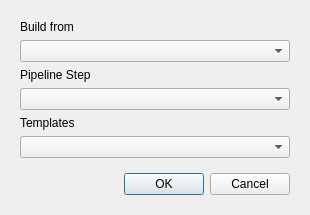
<?xml version="1.0" encoding="UTF-8"?>
<ui version="4.0">
 <class>BuildAssetDialog</class>
 <widget class="QDialog" name="BuildAssetDialog">
  <property name="geometry">
   <rect>
    <x>0</x>
    <y>0</y>
    <width>310</width>
    <height>190</height>
   </rect>
  </property>
  <property name="sizePolicy">
   <sizepolicy hsizetype="Preferred" vsizetype="Preferred">
    <horstretch>0</horstretch>
    <verstretch>0</verstretch>
   </sizepolicy>
  </property>
  <property name="windowTitle">
   <string>Build New Scene</string>
  </property>
  <layout class="QVBoxLayout" name="verticalLayout_3">
   <item>
    <layout class="QVBoxLayout" name="verticalLayout">
     <property name="sizeConstraint">
      <enum>QLayout::SetMinimumSize</enum>
     </property>
     <property name="leftMargin">
      <number>9</number>
     </property>
     <property name="topMargin">
      <number>9</number>
     </property>
     <property name="rightMargin">
      <number>9</number>
     </property>
     <property name="bottomMargin">
      <number>9</number>
     </property>
     <item>
      <widget class="QLabel" name="label">
       <property name="text">
        <string>Build from</string>
       </property>
      </widget>
     </item>
     <item>
      <widget class="QComboBox" name="build_mode_combo_box"/>
     </item>
     <item>
      <widget class="QWidget" name="templateWidget" native="true">
       <property name="sizePolicy">
        <sizepolicy hsizetype="Preferred" vsizetype="Preferred">
         <horstretch>0</horstretch>
         <verstretch>0</verstretch>
        </sizepolicy>
       </property>
       <layout class="QVBoxLayout" name="verticalLayout_2">
        <property name="leftMargin">
         <number>0</number>
        </property>
        <property name="topMargin">
         <number>0</number>
        </property>
        <property name="rightMargin">
         <number>0</number>
        </property>
        <property name="bottomMargin">
         <number>9</number>
        </property>
        <item>
         <widget class="QLabel" name="pipeline_step_label">
          <property name="enabled">
           <bool>true</bool>
          </property>
          <property name="text">
           <string>Pipeline Step</string>
          </property>
         </widget>
        </item>
        <item>
         <widget class="QComboBox" name="pipeline_step_combo_box">
          <property name="enabled">
           <bool>true</bool>
          </property>
         </widget>
        </item>
        <item>
         <widget class="QLabel" name="templates_label">
          <property name="enabled">
           <bool>true</bool>
          </property>
          <property name="minimumSize">
           <size>
            <width>41</width>
            <height>0</height>
           </size>
          </property>
          <property name="text">
           <string>Templates</string>
          </property>
         </widget>
        </item>
        <item>
         <widget class="QComboBox" name="templates_combo_box">
          <property name="enabled">
           <bool>true</bool>
          </property>
         </widget>
        </item>
       </layout>
      </widget>
     </item>
     <item>
      <widget class="QDialogButtonBox" name="build_button_box">
       <property name="orientation">
        <enum>Qt::Horizontal</enum>
       </property>
       <property name="standardButtons">
        <set>QDialogButtonBox::Cancel|QDialogButtonBox::Ok</set>
       </property>
      </widget>
     </item>
    </layout>
   </item>
  </layout>
 </widget>
 <resources/>
 <connections>
  <connection>
   <sender>build_button_box</sender>
   <signal>accepted()</signal>
   <receiver>BuildAssetDialog</receiver>
   <slot>accept()</slot>
   <hints>
    <hint type="sourcelabel">
     <x>248</x>
     <y>254</y>
    </hint>
    <hint type="destinationlabel">
     <x>157</x>
     <y>274</y>
    </hint>
   </hints>
  </connection>
  <connection>
   <sender>build_button_box</sender>
   <signal>rejected()</signal>
   <receiver>BuildAssetDialog</receiver>
   <slot>reject()</slot>
   <hints>
    <hint type="sourcelabel">
     <x>316</x>
     <y>260</y>
    </hint>
    <hint type="destinationlabel">
     <x>286</x>
     <y>274</y>
    </hint>
   </hints>
  </connection>
 </connections>
</ui>
